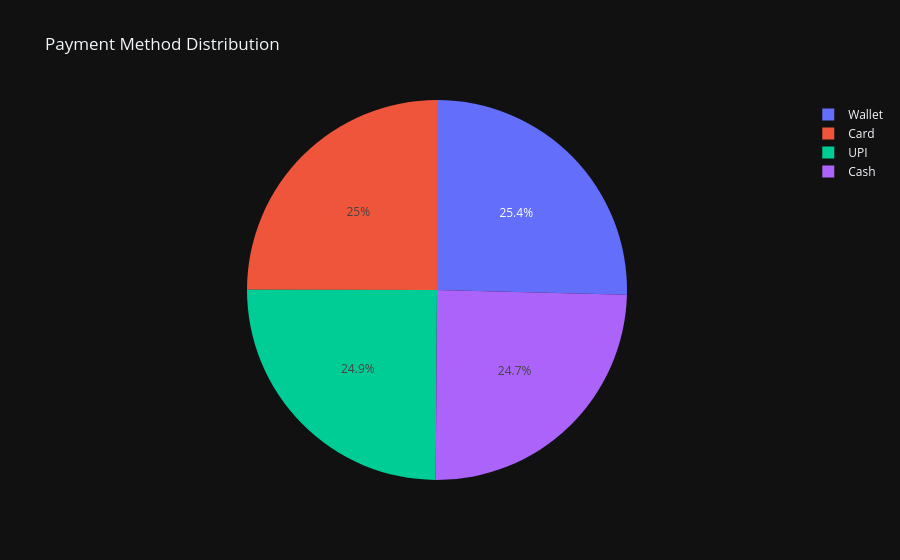

This figure's notebook cell:
### Code cell
# ==========================================================
# 5. Payment Method Distribution
# ==========================================================
payment_sales = df.groupby('Payment_Method')['Total_Amount'].sum().reset_index()

fig5 = px.pie(
    payment_sales,
    names='Payment_Method',
    values='Total_Amount',
    title='Payment Method Distribution'
)
fig5.show()

### Figure 1 — Plotly figure (JSON) as saved in the notebook; plotly's stock layout.template omitted (floating-point values rounded to 4 significant figures)
{"data": [{"domain": {"x": [0.0, 1.0], "y": [0.0, 1.0]}, "hovertemplate": "Payment_Method=%{label}<br>Total_Amount=%{value}<extra></extra>", "labels": ["Card", "Cash", "UPI", "Wallet"], "legendgroup": "", "name": "", "showlegend": true, "values": [130900000.0, 129500000.0, 130600000.0, 133100000.0], "type": "pie"}], "layout": {"legend": {"tracegroupgap": 0}, "title": {"text": "Payment Method Distribution"}}}
